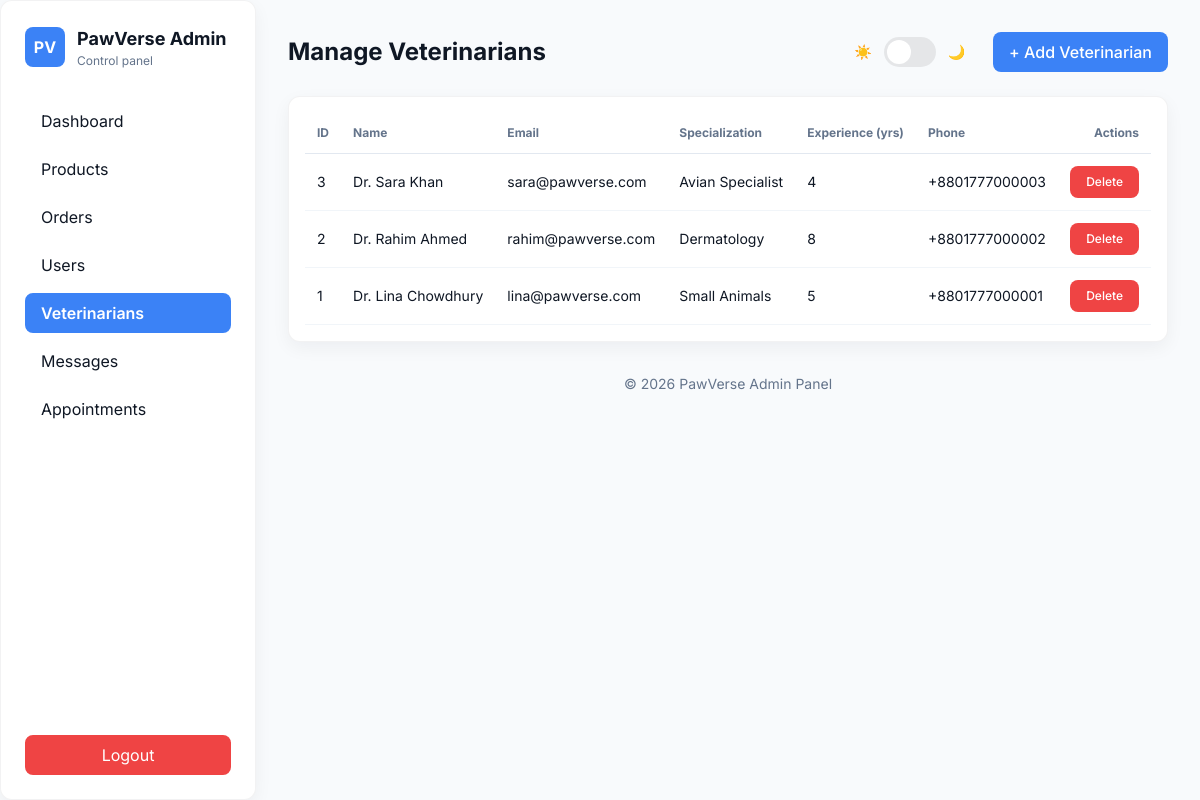
The app's page /admin/veterinarians.php (signed in) with its own data.
### tables this page shows
CREATE TABLE `veterinarians` (
  `id` int(11) NOT NULL,
  `name` varchar(100) DEFAULT NULL,
  `user_id` int(11) NOT NULL,
  `specialization` varchar(100) DEFAULT NULL,
  `description` text DEFAULT NULL,
  `image` varchar(255) DEFAULT 'vet1.png',
  `fee` decimal(6,2) DEFAULT 0.00,
  `rating` varchar(10) DEFAULT '5.0★',
  `experience_years` int(11) DEFAULT 0,
  `phone` varchar(20) DEFAULT NULL
);

CREATE TABLE `users` (
  `id` int(11) NOT NULL,
  `name` varchar(100) NOT NULL,
  `email` varchar(100) NOT NULL,
  `password` varchar(255) DEFAULT NULL,
  `role` enum('customer','vet','admin') DEFAULT 'customer',
  `status` enum('active','inactive') DEFAULT 'active',
  `created_at` timestamp NOT NULL DEFAULT current_timestamp()
);

### admin/veterinarians.php (the view, shortened to what this page needs)
<?php
require_once __DIR__ . '/../config/db.php';
$vets = $conn->query("
  SELECT v.id, v.specialization, v.experience_years, v.phone, u.name, u.email
  FROM veterinarians v
  JOIN users u ON v.user_id = u.id
  ORDER BY v.id DESC
");
?>
<!DOCTYPE html>
<html lang="en">
<head>
<script src="https://cdn.tailwindcss.com"></script>
</head>
<body>
<div class="min-h-screen flex">
  <aside class="fixed top-0 left-0 h-full w-64 p-6 panel z-40">
    <div class="flex flex-col justify-between h-full">
      <div>
        <div class="flex items-center gap-3 mb-8">
          <div class="w-10 h-10 rounded-lg flex items-center justify-center bg-[color:var(--accent)] text-white font-bold">PV</div>
          <div>
            <h3 class="text-lg font-bold">PawVerse Admin</h3>
            <div class="text-xs muted">Control panel</div>
          </div>
        </div>
        <nav class="space-y-2">
          <a href="dashboard.php" class="block px-4 py-2 rounded-lg hover:bg-[color:var(--accent)]/10 transition">Dashboard</a>
          <a href="products.php" class="block px-4 py-2 rounded-lg hover:bg-[color:var(--accent)]/10 transition">Products</a>
          <a href="orders.php" class="block px-4 py-2 rounded-lg hover:bg-[color:var(--accent)]/10 transition">Orders</a>
          <a href="users.php" class="block px-4 py-2 rounded-lg hover:bg-[color:var(--accent)]/10 transition">Users</a>
          <a href="veterinarians.php" class="block px-4 py-2 rounded-lg bg-[color:var(--accent)] text-white font-semibold">Veterinarians</a>
          <a href="messages.php" class="block px-4 py-2 rounded-lg hover:bg-[color:var(--accent)]/10 transition">Messages</a>
          <a href="appointments.php" class="block px-4 py-2 rounded-lg hover:bg-[color:var(--accent)]/10 transition">Appointments</a>
        </nav>
      </div>
      <form method="POST" action="../auth/logout.php" class="pt-6">
        <button class="w-full py-2 rounded-lg bg-red-500 text-white hover:bg-red-600 transition">Logout</button>
      </form>
    </div>
  </aside>
  <main class="flex-1 ml-64 p-8">
    <div class="flex items-center justify-between mb-6">
      <h1 class="text-2xl font-bold">Manage Veterinarians</h1>
      <div class="flex items-center gap-3">
        <div class="text-sm muted">☀️</div>
        <div id="themeSwitch" class="switch"><div class="knob"></div></div>
        <div class="text-sm muted">🌙</div>
        <button onclick="toggleModal(true)" class="btn btn-primary ml-4">+ Add Veterinarian</button>
      </div>
    </div>
    <div class="panel p-4 overflow-x-auto">
      <table class="min-w-full text-sm">
        <thead>
          <tr class="border-b border-slate-200 dark:border-white/10 muted text-xs">
            <th>ID</th><th>Name</th><th>Email</th><th>Specialization</th><th>Experience (yrs)</th><th>Phone</th><th>Actions</th>
          </tr>
        </thead>
        <tbody>
          <?php if ($vets && $vets->num_rows > 0): while ($v = $vets->fetch_assoc()): ?>
          <tr class="border-b border-slate-100 dark:border-white/10">
            <td><?php echo $v['id']; ?></td>
            <td><?php echo htmlspecialchars($v['name']); ?></td>
            <td><?php echo htmlspecialchars($v['email']); ?></td>
            <td><?php echo htmlspecialchars($v['specialization']); ?></td>
            <td><?php echo intval($v['experience_years']); ?></td>
            <td><?php echo htmlspecialchars($v['phone']); ?></td>
            <td class="text-right">
              <button onclick="confirmDelete(<?php echo $v['id']; ?>, '<?php echo htmlspecialchars($v['name']); ?>')" class="btn btn-danger text-xs">Delete</button>
            </td>
          </tr>
          <?php endwhile; else: ?>
          <tr><td colspan="7" class="text-center py-4 muted">No veterinarians found.</td></tr>
          <?php endif; ?>
        </tbody>
      </table>
    </div>
    <footer class="mt-8 text-sm muted text-center">© <?php echo date('Y'); ?> PawVerse Admin Panel</footer>
  </main>
</div>
</body>
</html>

### admin/veterinarians.php (style rules this page uses)
:root { --bg:#f8fafc;--panel:#ffffff;--muted:#64748b;--text:#0f1724;--accent:#3b82f6; --glass-border:rgba(2,6,23,0.05);--card-shadow:0 6px 18px rgba(15,23,36,0.05); }
body { font-family:"Inter",sans-serif;background:var(--bg);color:var(--text);transition:background .35s,color .35s; }
.panel { background:var(--panel);border:1px solid var(--glass-border);box-shadow:var(--card-shadow);border-radius:.75rem; }
.muted { color:var(--muted); }
.btn { padding:.5rem 1rem;border-radius:.5rem;font-weight:500; }
.btn-primary { background:var(--accent);color:white; }
.btn-danger { background:#ef4444;color:white; }
.switch { width:52px;height:30px;border-radius:999px;padding:3px;display:inline-flex;align-items:center;cursor:pointer;background:rgba(0,0,0,0.08); }
.switch .knob { width:24px;height:24px;border-radius:999px;background:white;transform:translateX(0);transition:transform .25s; }
th,td { text-align:left;padding:.75rem .75rem;white-space:nowrap; }
th:last-child,td:last-child { text-align:right; }

### records on screen
veterinarians: id "3", user.name "Dr. Sara Khan", user.email "sara@pawverse.com", specialization "Avian Specialist", experience_years "4", phone "+8801777000003"
veterinarians: id "2", user.name "Dr. Rahim Ahmed", user.email "rahim@pawverse.com", specialization "Dermatology", experience_years "8", phone "+8801777000002"
veterinarians: id "1", user.name "Dr. Lina Chowdhury", user.email "lina@pawverse.com", specialization "Small Animals", experience_years "5", phone "+8801777000001"
